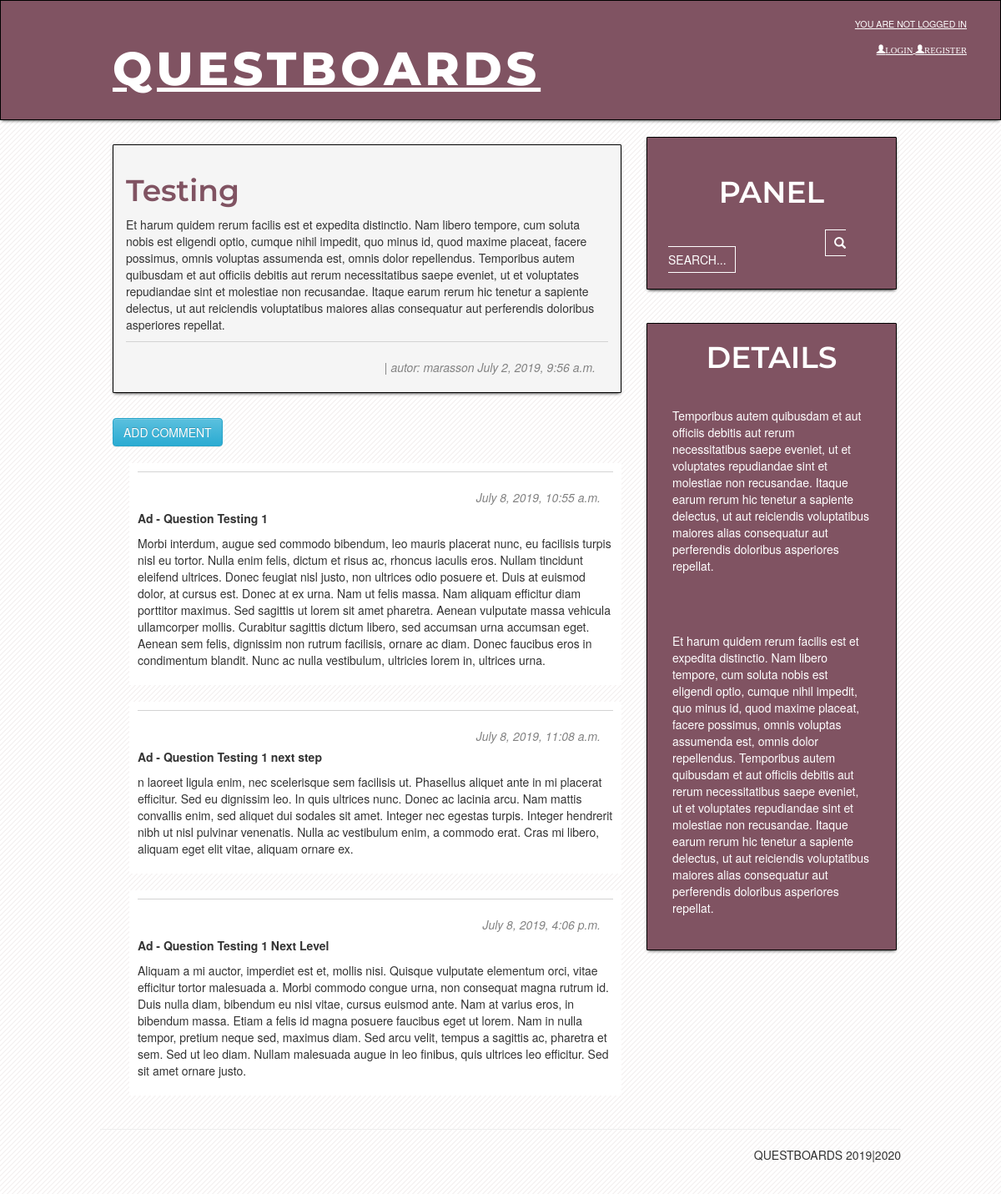
Before: /post/1/ with the older database file.
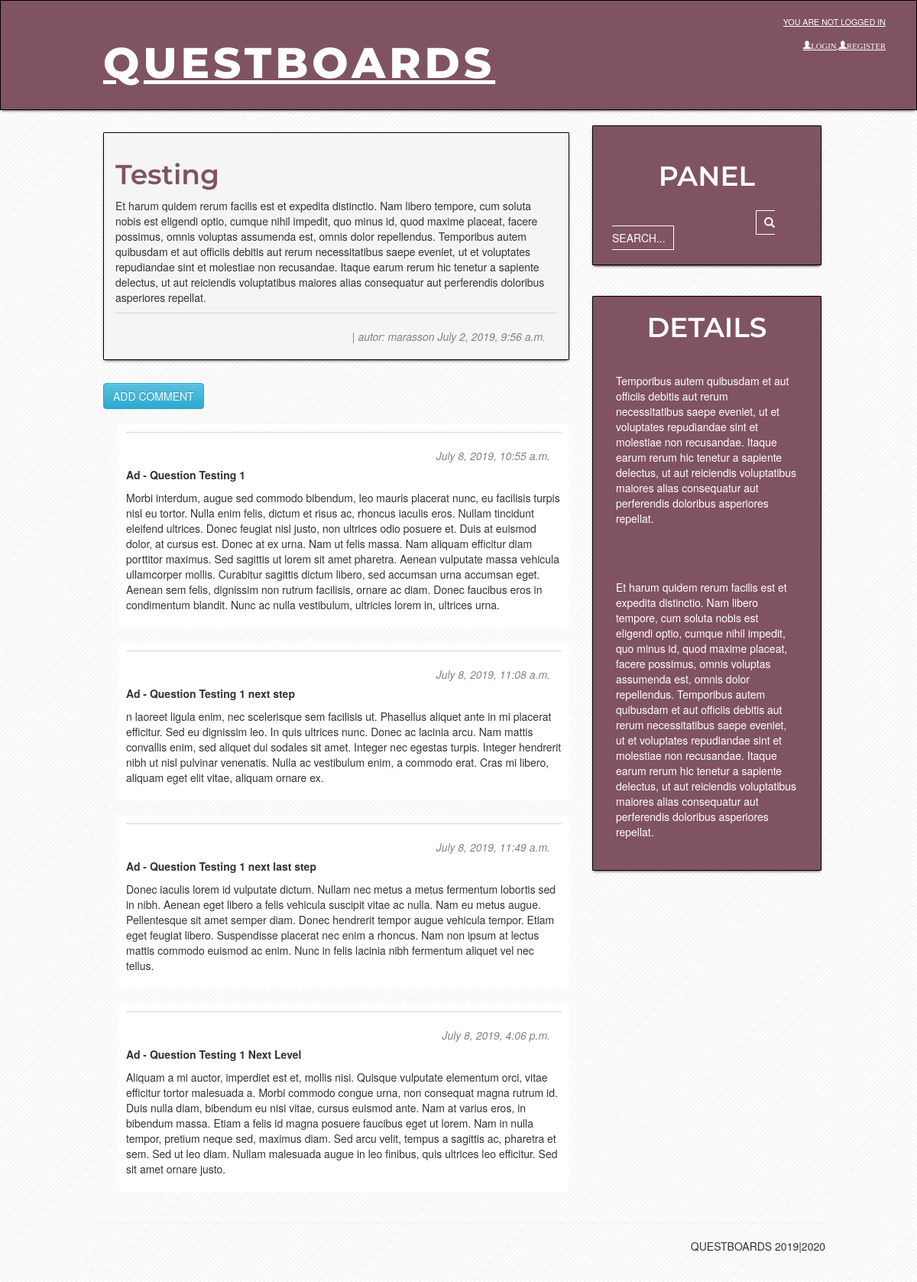
After: the same page with the newer database file.
### my_project/models.py (models this page shows, shortened)
class Comment(models.Model):
    post = models.ForeignKey('my_project.Post', on_delete=models.CASCADE, related_name='comments')
    author = models.CharField(max_length=200)
    text = models.TextField()
    created_date = models.DateTimeField(default=timezone.now)
    approved_comment = models.BooleanField(default=False)

### my_project/views.py (the view)
# urls.py: path('post/<int:pk>/', views.post_detail, name='post_detail'),
def post_detail(request, pk):
    post = get_object_or_404(Post, pk=pk)
    return render(request, 'my_project/post_detail.html', {'post': post})

### my_project/templates/my_project/post_detail.html (shortened to what this page needs)
{% extends 'my_project/base.html' %}
{% block content %}
<div class="post">
    <h1>{{ post.title }}</h1>
    <p>{{ post.text|linebreaksbr }}</p>
    {% if post.published_date %}
    <div class="date">
        <span>| autor:</span>
        {{ post.author }}
        {{ post.published_date }}
    </div>
    {% else %}
    <hr>
    <a class="btn btn-success" href="{% url 'post_publish' pk=post.pk %}">PUBLISH</a>
    {% endif %}
</div>
<a class="btn btn-info" href="{% url 'add_comment_to_post' pk=post.pk %}">ADD COMMENT</a>
{% for comment in post.comments.all %}
{% if user.is_authenticated or comment.approved_comment %}
<div class="comment">
    <div class="date">
        {{ comment.created_date }}
    </div>
    <strong>{{ comment.author }}</strong>
    <p>{{ comment.text|linebreaks }}</p>
</div>
{% endif %}
{% empty %}
<br><br>
<p>No comments here yet :(</p>
{% endfor %}
{% endblock %}

Changed rows visible on the page:
now on this page (row edited): Comment: created_date "July 8, 2019, 11:49 a.m.", author "Ad - Question Testing 1 next last step", text "Donec iaculis lorem id vulputate dictum. Nullam nec metus a metus fermentum lobortis sed in nibh. Aenean eget libero a felis vehicula suscipit vitae ac nulla. Nam eu metus augue. Pellentesque sit amet semper diam. Donec hendrerit tempor augue vehicula tempor. Etiam eget feugiat libero. Suspendisse placerat nec enim a rhoncus. Nam non ipsum at lectus mattis commodo euismod ac enim. Nunc in felis lacinia nibh fermentum aliquet vel nec tellus."
